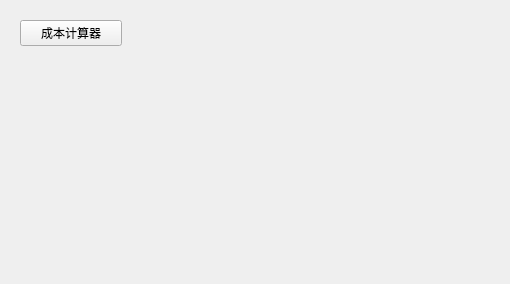
<?xml version="1.0" encoding="UTF-8"?>
<ui version="4.0">
 <class>Form</class>
 <widget class="QWidget" name="Form">
  <property name="geometry">
   <rect>
    <x>0</x>
    <y>0</y>
    <width>510</width>
    <height>284</height>
   </rect>
  </property>
  <property name="windowTitle">
   <string>RollerCoaster</string>
  </property>
  <layout class="QGridLayout" name="gridLayout">
   <item row="0" column="0">
    <widget class="QScrollArea" name="scrollArea">
     <property name="maximumSize">
      <size>
       <width>120</width>
       <height>16777215</height>
      </size>
     </property>
     <property name="frameShape">
      <enum>QFrame::NoFrame</enum>
     </property>
     <property name="widgetResizable">
      <bool>true</bool>
     </property>
     <widget class="QWidget" name="scrollAreaWidgetContents">
      <property name="geometry">
       <rect>
        <x>0</x>
        <y>0</y>
        <width>120</width>
        <height>266</height>
       </rect>
      </property>
      <layout class="QGridLayout" name="gridLayout_2">
       <item row="0" column="0">
        <widget class="QPushButton" name="buttonCost">
         <property name="text">
          <string>成本计算器</string>
         </property>
        </widget>
       </item>
       <item row="1" column="0">
        <spacer name="verticalSpacer">
         <property name="orientation">
          <enum>Qt::Vertical</enum>
         </property>
         <property name="sizeHint" stdset="0">
          <size>
           <width>20</width>
           <height>40</height>
          </size>
         </property>
        </spacer>
       </item>
      </layout>
     </widget>
    </widget>
   </item>
   <item row="0" column="1" rowspan="2">
    <widget class="QStackedWidget" name="stackedWidget"/>
   </item>
  </layout>
 </widget>
 <resources/>
 <connections/>
</ui>
